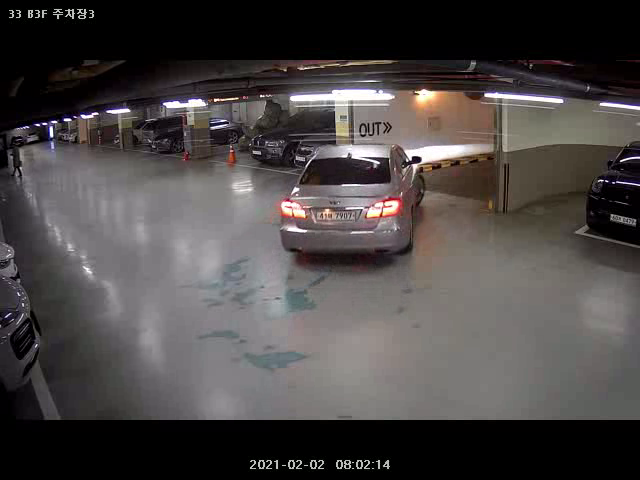
#> input picture vlcsnap-2021-02-04-10h05m23s567.png, 640 x 480 px
$ python parking_lot_perspective1.py
#> lines starting #> are read from the running program, lines starting #| are printed output that depends on the picture
import sys
import numpy as np
import cv2


src = cv2.imread('vlcsnap-2021-02-04-10h05m23s567.png')
#> src is the input picture: shape (480, 640, 3); mean B, G, R 69.6, 70.2, 74.6

if src is None:
    print('Image load failed!')
    sys.exit()

w, h = 640, 480
srcQuad = np.array([[296, 92], [501, 92], [501, 253], [296, 253]], np.float32)  #[20, 125], [90, 100], [90, 160], [30, 160]]
dstQuad = np.array([[0, 0], [w-1, 0], [w-1, h-1], [0, h-1]], np.float32)

pers = cv2.getPerspectiveTransform(srcQuad, dstQuad)
dst = cv2.warpPerspective(src, pers, (w, h))
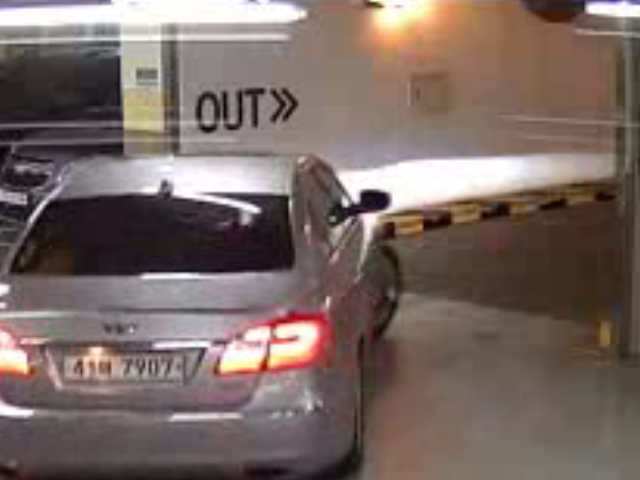
#> dst: shape (480, 640, 3); mean B, G, R 99.6, 104.9, 120.7

cv2.imshow('src', src)
cv2.imshow('dst', dst)
cv2.waitKey()
cv2.destroyAllWindows()
